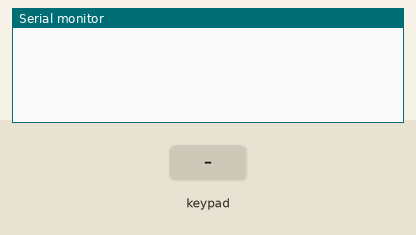
Recording of a sketch running on a simulated Arduino Uno, built with avr-gcc and run on an emulated ATmega328P. On the bench: the last lines printed to the serial monitor. The inputs (shaded band) are chosen by the test bench.

Above: at 1.2 s.
1.3 s: key '1' pressed
At 2.5 s:
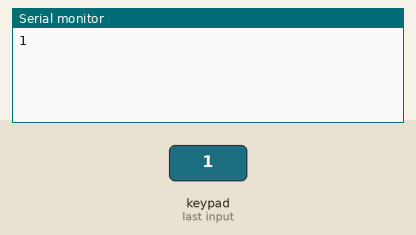
2.8 s: keypad keys 1 8 5 1 7 1 6 # pressed 0.4 s apart
At 6.2 s:
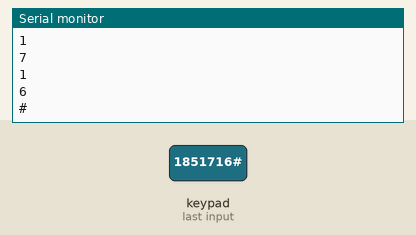
7.5 s: key '*' pressed
At 8.7 s:
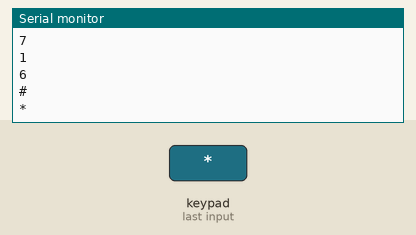
9.0 s: keypad keys 4 0 2 pressed 0.4 s apart
At 10.5 s:
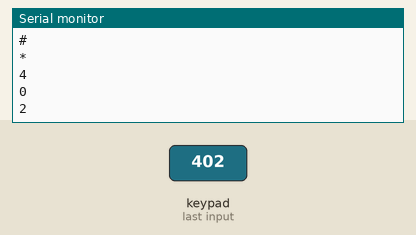
Timing chart, 0 to 12.0 s (numbered marks = the images above; inputs shaded):
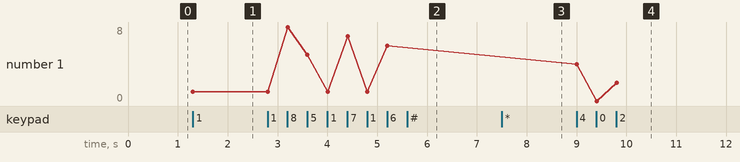

Measured:
- after the input at 1.3 s, the serial monitor: prints a new line at once (image 1)
- after the input at 2.8 s, the serial monitor: prints a new line after 0.41 s (image 2)
- after the input at 7.5 s, the serial monitor: prints a new line at once (image 3)
- after the input at 9.0 s, the serial monitor: prints a new line at once (image 4)
- plotted number 1: 1 → 6 after the input at 2.8 s, 6 → 2 after the input at 9.0 s

The sketch:

7_Printing_Keypad_keys_to_Serial_Monitor.ino
```cpp
/*
Prof. Nehmiya Shikur
EGR-226: Digital Sys and Computer ORG

program: 7
Task: The different keys we click on the keypad should be displayed on the Serial Monitor.
Things to Note: Make sure that your pin connections for the 4 rows and 3 columns match the pins in rowPins and colPins.
*/

#include <Keypad.h>                       // This library takes care of scanning all the different rows and columns, and takes care of switch debouncing

const byte Rows = 4;                      // Number of rows on the keypad
const byte Columns = 3;                   // Number of columns on the keypad

char keys [Rows][Columns] = {             // Defines the keys in the keypad in the same layout
  {'1', '2', '3'},
  {'4', '5', '6'},
  {'7', '8', '9'},
  {'*', '0', '#'}
};
byte rowPins[Rows] = {18, 5, 17, 16};             //The Row pins that are connected to our ESP32
byte colPins[Columns] = {4, 0, 2};                // The Column pins that are connected ...

Keypad customkeypad = Keypad( makeKeymap(keys), rowPins, colPins, Rows, Columns);           // Object of the Keypad class we imported above


void setup() {
  Serial.begin(9600);

}

void loop() {
  char customkey = customkeypad.getKey();           // Reads the key that was pressed (empty if no key is pressed)
  if(customkey)                                     // Checks if a key is pressed
  {
    Serial.println(customkey);                      // Prints the pressed key into the Serial monitor
  }

}
```
